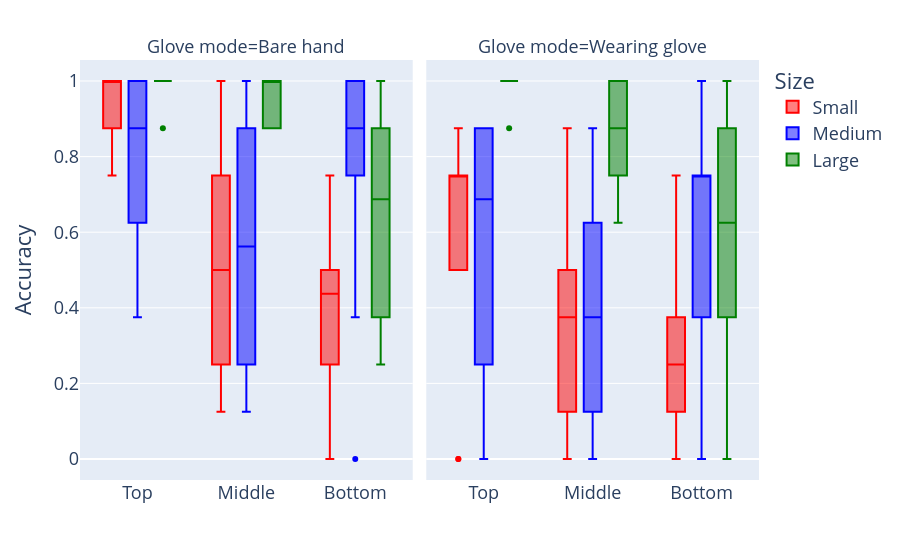

The notebook cell this image was saved under:
### Markdown cell above
### BOX PLOT FOR GLOVE MODES

### Code cell
fig = px.box(
        df_all,
        x = "True_L",
        y = "Accuracy",
        color = "True_S",
        color_discrete_sequence=["red", "blue", "green"],
        facet_col = "Glove_Mode",
        category_orders={
            "True_L": ["Top", "Middle", "Bottom"],
            "True_S": ["Small", "Medium", "Large"],
            "Glove_Mode": ["Bare hand", "Wearing glove"],   # list of categories
        },
        labels={
            "True_L": "",
            "Accuracy": "Accuracy",
            "True_S": "Size",
            "Glove_Mode": "Glove mode",                     # single string
        },
        
    )
    
    fig.update_traces(quartilemethod="exclusive") # or "inclusive", or "linear" by default
    fig.update_layout(
        font=dict(size=18),
        boxmode="group"
    )
    
    fig.show()
    fig.write_image("box_glove_mod.pdf")

### Figure 1 — Plotly figure (JSON) as saved in the notebook; plotly's stock layout.template omitted (floating-point values rounded to 4 significant figures)
{"data": [{"alignmentgroup": "True", "hovertemplate": "Size=Small<br>Glove mode=Bare hand<br>=%{x}<br>Accuracy=%{y}<extra></extra>", "legendgroup": "Small", "marker": {"color": "red"}, "name": "Small", "notched": false, "offsetgroup": "Small", "orientation": "v", "quartilemethod": "exclusive", "showlegend": true, "type": "box", "x": ["Top", "Top", "Top", "Top", "Top", "Top", "Top", "Top", "Top", "Top", "Middle", "Middle", "Middle", "Middle", "Middle", "Middle", "Middle", "Middle", "Middle", "Middle", "Bottom", "Bottom", "Bottom", "Bottom", "Bottom", "Bottom", "Bottom", "Bottom", "Bottom", "Bottom"], "x0": " ", "xaxis": "x", "y": [1, 1, 1, 1, 0.875, 1, 0.75, 1, 0.875, 1, 0.25, 0.5, 0.875, 0.75, 0.5, 0.125, 0.5, 0.25, 1, 0.125, 0.375, 0.5, 0.25, 0.5, 0.25, 0.5, 0.5, 0.125, 0.75, 0], "y0": " ", "yaxis": "y"}, {"alignmentgroup": "True", "hovertemplate": "Size=Small<br>Glove mode=Wearing glove<br>=%{x}<br>Accuracy=%{y}<extra></extra>", "legendgroup": "Small", "marker": {"color": "red"}, "name": "Small", "notched": false, "offsetgroup": "Small", "orientation": "v", "quartilemethod": "exclusive", "showlegend": false, "type": "box", "x": ["Top", "Top", "Top", "Top", "Top", "Top", "Top", "Top", "Top", "Top", "Middle", "Middle", "Middle", "Middle", "Middle", "Middle", "Middle", "Middle", "Middle", "Middle", "Bottom", "Bottom", "Bottom", "Bottom", "Bottom", "Bottom", "Bottom", "Bottom", "Bottom", "Bottom"], "x0": " ", "xaxis": "x2", "y": [0.5, 0.75, 0.5, 0.875, 0.75, 0.875, 0.75, 0, 0.75, 0, 0.25, 0.375, 0.125, 0.5, 0.375, 0.875, 0.5, 0.125, 0.625, 0, 0.25, 0.125, 0.25, 0.25, 0.25, 0.375, 0.75, 0, 0.75, 0], "y0": " ", "yaxis": "y2"}, {"alignmentgroup": "True", "hovertemplate": "Size=Medium<br>Glove mode=Bare hand<br>=%{x}<br>Accuracy=%{y}<extra></extra>", "legendgroup": "Medium", "marker": {"color": "blue"}, "name": "Medium", "notched": false, "offsetgroup": "Medium", "orientation": "v", "quartilemethod": "exclusive", "showlegend": true, "type": "box", "x": ["Top", "Top", "Top", "Top", "Top", "Top", "Top", "Top", "Top", "Top", "Middle", "Middle", "Middle", "Middle", "Middle", "Middle", "Middle", "Middle", "Middle", "Middle", "Bottom", "Bottom", "Bottom", "Bottom", "Bottom", "Bottom", "Bottom", "Bottom", "Bottom", "Bottom"], "x0": " ", "xaxis": "x", "y": [0.875, 0.875, 0.875, 1, 1, 0.625, 0.625, 0.375, 0.875, 1, 0.75, 0.25, 0.875, 0.375, 1, 1, 0.25, 0.125, 0.75, 0.125, 1, 0.875, 1, 1, 0.375, 0.75, 0.75, 0.875, 1, 0], "y0": " ", "yaxis": "y"}, {"alignmentgroup": "True", "hovertemplate": "Size=Medium<br>Glove mode=Wearing glove<br>=%{x}<br>Accuracy=%{y}<extra></extra>", "legendgroup": "Medium", "marker": {"color": "blue"}, "name": "Medium", "notched": false, "offsetgroup": "Medium", "orientation": "v", "quartilemethod": "exclusive", "showlegend": false, "type": "box", "x": ["Top", "Top", "Top", "Top", "Top", "Top", "Top", "Top", "Top", "Top", "Middle", "Middle", "Middle", "Middle", "Middle", "Middle", "Middle", "Middle", "Middle", "Middle", "Bottom", "Bottom", "Bottom", "Bottom", "Bottom", "Bottom", "Bottom", "Bottom", "Bottom", "Bottom"], "x0": " ", "xaxis": "x2", "y": [0.25, 0.75, 0.75, 0.875, 0.625, 0.875, 0.625, 0, 0.875, 0, 0.625, 0.125, 0.25, 0.5, 0.25, 0.875, 0.75, 0, 0.625, 0, 0.75, 0.75, 0.375, 0.75, 0.625, 0.875, 0.75, 0, 1, 0], "y0": " ", "yaxis": "y2"}, {"alignmentgroup": "True", "hovertemplate": "Size=Large<br>Glove mode=Bare hand<br>=%{x}<br>Accuracy=%{y}<extra></extra>", "legendgroup": "Large", "marker": {"color": "green"}, "name": "Large", "notched": false, "offsetgroup": "Large", "orientation": "v", "quartilemethod": "exclusive", "showlegend": true, "type": "box", "x": ["Top", "Top", "Top", "Top", "Top", "Top", "Top", "Top", "Top", "Top", "Middle", "Middle", "Middle", "Middle", "Middle", "Middle", "Middle", "Middle", "Middle", "Middle", "Bottom", "Bottom", "Bottom", "Bottom", "Bottom", "Bottom", "Bottom", "Bottom", "Bottom", "Bottom"], "x0": " ", "xaxis": "x", "y": [1, 1, 1, 1, 1, 1, 0.875, 1, 1, 1, 1, 1, 1, 0.875, 1, 1, 1, 0.875, 0.875, 1, 0.875, 0.625, 0.875, 0.5, 0.75, 0.875, 0.375, 0.25, 1, 0.375], "y0": " ", "yaxis": "y"}, {"alignmentgroup": "True", "hovertemplate": "Size=Large<br>Glove mode=Wearing glove<br>=%{x}<br>Accuracy=%{y}<extra></extra>", "legendgroup": "Large", "marker": {"color": "green"}, "name": "Large", "notched": false, "offsetgroup": "Large", "orientation": "v", "quartilemethod": "exclusive", "showlegend": false, "type": "box", "x": ["Top", "Top", "Top", "Top", "Top", "Top", "Top", "Top", "Top", "Top", "Middle", "Middle", "Middle", "Middle", "Middle", "Middle", "Middle", "Middle", "Middle", "Middle", "Bottom", "Bottom", "Bottom", "Bottom", "Bottom", "Bottom", "Bottom", "Bottom", "Bottom", "Bottom"], "x0": " ", "xaxis": "x2", "y": [0.875, 1, 1, 1, 1, 1, 1, 1, 1, 1, 0.75, 0.625, 1, 1, 1, 1, 0.75, 0.75, 1, 0.625, 0.625, 0.625, 0.625, 0.5, 0.375, 1, 0.875, 0.125, 0.875, 0], "y0": " ", "yaxis": "y2"}], "layout": {"annotations": [{"font": {}, "showarrow": false, "text": "Glove mode=Bare hand", "x": 0.245, "xanchor": "center", "xref": "paper", "y": 1, "yanchor": "bottom", "yref": "paper"}, {"font": {}, "showarrow": false, "text": "Glove mode=Wearing glove", "x": 0.755, "xanchor": "center", "xref": "paper", "y": 1, "yanchor": "bottom", "yref": "paper"}], "autosize": true, "boxmode": "group", "font": {"size": 18}, "legend": {"title": {"text": "Size"}, "tracegroupgap": 0}, "margin": {"t": 60}, "xaxis": {"anchor": "y", "autorange": true, "categoryarray": ["Top", "Middle", "Bottom"], "categoryorder": "array", "domain": [0, 0.49], "range": [-0.5211, 2.521], "title": {"text": ""}, "type": "category"}, "xaxis2": {"anchor": "y2", "autorange": true, "categoryarray": ["Top", "Middle", "Bottom"], "categoryorder": "array", "domain": [0.51, 1], "matches": "x", "range": [-0.5211, 2.521], "title": {"text": ""}, "type": "category"}, "yaxis": {"anchor": "x", "autorange": true, "domain": [0, 1], "range": [-0.05556, 1.056], "title": {"text": "Accuracy"}, "type": "linear"}, "yaxis2": {"anchor": "x2", "autorange": true, "domain": [0, 1], "matches": "y", "range": [-0.05556, 1.056], "showticklabels": false, "type": "linear"}}}
